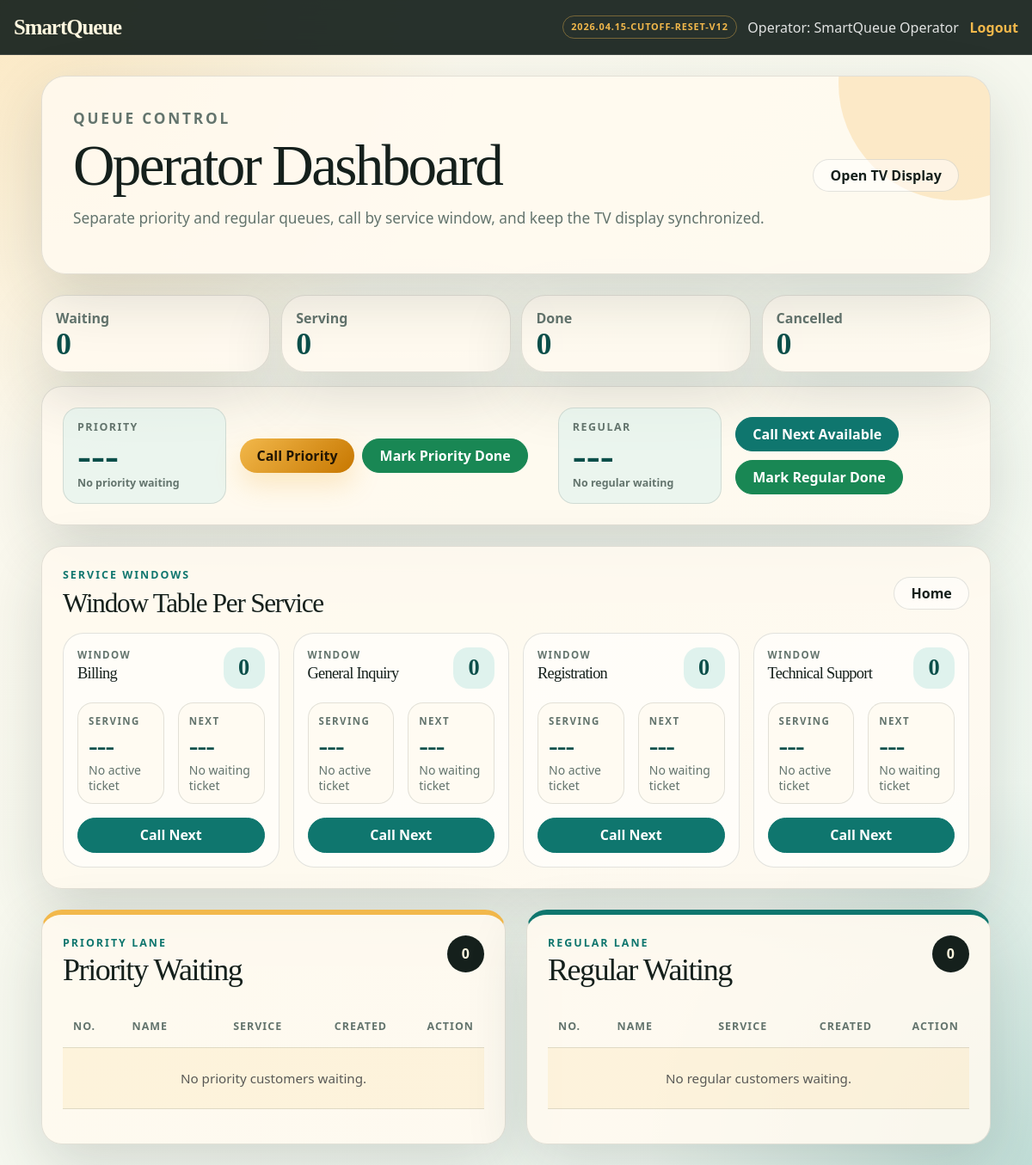
/admin_dashboard.php (signed in), run on the app's committed database.
### tables this page shows
CREATE TABLE IF NOT EXISTS services (
    id INT AUTO_INCREMENT PRIMARY KEY,
    service_name VARCHAR(120) NOT NULL UNIQUE,
    status ENUM('active', 'inactive') NOT NULL DEFAULT 'active',
    created_at TIMESTAMP NOT NULL DEFAULT CURRENT_TIMESTAMP,
    updated_at TIMESTAMP NOT NULL DEFAULT CURRENT_TIMESTAMP ON UPDATE CURRENT_TIMESTAMP
);

### functions.php (called while the page is built, shortened)
<?php
function e($value) {
    return htmlspecialchars((string) $value, ENT_QUOTES, 'UTF-8');
}
function asset($path) {
    return $path . '?v=' . rawurlencode(SMARTQUEUE_VERSION);
}
function hasRole($roles) {
    $roles = (array) $roles;
    return isset($_SESSION['role']) && in_array($_SESSION['role'], $roles, true);
}
function isAdmin() {
    return hasRole('admin');
}
function getCurrentServingByPriority($conn, $priorityType) {
    $stmt = $conn->prepare("SELECT q.*, s.service_name FROM queue q LEFT JOIN services s ON q.service_id = s.id WHERE q.status = 'serving' AND q.archived_at IS NULL AND q.priority_type = ? ORDER BY q.served_at ASC, q.id ASC LIMIT 1");
    $stmt->bind_param('s', $priorityType);
    $stmt->execute();
    return $stmt->get_result()->fetch_assoc();
}
function getNextWaiting($conn, $serviceId = null) {
    if ($serviceId !== null) {
        $stmt = $conn->prepare("SELECT q.*, s.service_name FROM queue q LEFT JOIN services s ON q.service_id = s.id WHERE q.status = 'waiting' AND q.archived_at IS NULL AND q.service_id = ? ORDER BY q.priority_type = 'priority' DESC, q.id ASC LIMIT 1");
        $stmt->bind_param('i', $serviceId);
        $stmt->execute();
        return $stmt->get_result()->fetch_assoc();
    }
    $result = $conn->query("SELECT q.*, s.service_name FROM queue q LEFT JOIN services s ON q.service_id = s.id WHERE q.status = 'waiting' AND q.archived_at IS NULL ORDER BY q.priority_type = 'priority' DESC, q.id ASC LIMIT 1");
    return $result ? $result->fetch_assoc() : null;
}
function getNextWaitingByPriority($conn, $priorityType) {
    $stmt = $conn->prepare("SELECT q.*, s.service_name FROM queue q LEFT JOIN services s ON q.service_id = s.id WHERE q.status = 'waiting' AND q.archived_at IS NULL AND q.priority_type = ? ORDER BY q.id ASC LIMIT 1");
    $stmt->bind_param('s', $priorityType);
    $stmt->execute();
    return $stmt->get_result()->fetch_assoc();
}
function getWaitingQueuesByPriority($conn, $priorityType, $limit = 50) {
    $limit = max(1, min(100, (int) $limit));
    $stmt = $conn->prepare("SELECT q.*, s.service_name FROM queue q LEFT JOIN services s ON q.service_id = s.id WHERE q.status = 'waiting' AND q.archived_at IS NULL AND q.priority_type = ? ORDER BY q.id ASC LIMIT {$limit}");
    $stmt->bind_param('s', $priorityType);
    $stmt->execute();
    return $stmt->get_result()->fetch_all(MYSQLI_ASSOC);
}
function getServiceWindows($conn) {
    $services = [];
    $result = $conn->query("SELECT id, service_name, status FROM services WHERE status = 'active' ORDER BY service_name ASC");
    while ($service = $result->fetch_assoc()) {
        $serviceId = (int) $service['id'];
        $servingStmt = $conn->prepare("SELECT q.* FROM queue q WHERE q.service_id = ? AND q.status = 'serving' AND q.archived_at IS NULL ORDER BY q.served_at ASC, q.id ASC LIMIT 1");
        $waitingStmt = $conn->prepare("SELECT COUNT(*) AS total FROM queue WHERE service_id = ? AND status = 'waiting' AND archived_at IS NULL");
        $next = getNextWaiting($conn, $serviceId);
        $serving = null;
        $waitingTotal = 0;
        if ($servingStmt) {
            $servingStmt->bind_param('i', $serviceId);
            $servingStmt->execute();
            $serving = $servingStmt->get_result()->fetch_assoc();
        }
        if ($waitingStmt) {
            $waitingStmt->bind_param('i', $serviceId);
            $waitingStmt->execute();
            $row = $waitingStmt->get_result()->fetch_assoc();
            $waitingTotal = (int) ($row['total'] ?? 0);
        }
        $services[] = [
            'id' => $serviceId,
            'service_name' => $service['service_name'],
            'serving' => $serving,
            'next' => $next,
            'waiting_total' => $waitingTotal,
        ];
    }
    return $services;
}
function getQueueCounts($conn) {
    $counts = ['waiting' => 0, 'serving' => 0, 'done' => 0, 'cancelled' => 0];
    $result = $conn->query("SELECT status, COUNT(*) AS total FROM queue WHERE archived_at IS NULL GROUP BY status");
    return $counts;
}

### admin_dashboard.php (the view, shortened to what this page needs)
<?php
include 'config.php';
include 'functions.php';
$isAdminUser = isAdmin();
$priorityServing = getCurrentServingByPriority($conn, 'priority');
$regularServing = getCurrentServingByPriority($conn, 'regular');
$nextPriority = getNextWaitingByPriority($conn, 'priority');
$nextRegular = getNextWaitingByPriority($conn, 'regular');
$counts = getQueueCounts($conn);
$priorityQueues = getWaitingQueuesByPriority($conn, 'priority');
$regularQueues = getWaitingQueuesByPriority($conn, 'regular');
$serviceWindows = getServiceWindows($conn);
function renderWaitingTable($rows, $emptyMessage) {
    ?>
    <div class="table-responsive">
        <table class="table align-middle app-table queue-lane-table">
            <thead>
                <tr>
                    <th>No.</th>
                    <th>Name</th>
                    <th>Service</th>
                    <th>Created</th>
                    <th>Action</th>
                </tr>
            </thead>
            <tbody>
                <?php if (count($rows) > 0): ?>
                    <?php foreach ($rows as $row): ?>
                        <tr>
                            <td><strong><?= e(queueTicket($row)) ?></strong></td>
                            <td><?= e($row['name']) ?></td>
                            <td><?= e($row['service_name'] ?? 'N/A') ?></td>
                            <td><?= e($row['created_at']) ?></td>
                            <td>
                                <form method="POST" class="m-0">
                                    <input type="hidden" name="queue_id" value="<?= e($row['id']) ?>">
                                    <button name="action" value="cancel_queue" class="btn btn-sm btn-outline-danger">Cancel</button>
                                </form>
                            </td>
                        </tr>
                    <?php endforeach; ?>
                <?php else: ?>
                    <tr><td colspan="5" class="text-center text-muted py-4"><?= e($emptyMessage) ?></td></tr>
                <?php endif; ?>
            </tbody>
        </table>
    </div>
    <?php
}
?>
<!DOCTYPE html>
<html lang="en">
<head>
    <link href="https://cdn.jsdelivr.net/npm/bootstrap@5.3.3/dist/css/bootstrap.min.css" rel="stylesheet">
    <link rel="stylesheet" href="<?= e(asset('style.css')) ?>">
</head>
<body>
<nav class="navbar app-nav px-3">
    <a class="navbar-brand" href="index.php">SmartQueue</a>
    <div class="ms-auto nav-user">
        <span class="version-badge"><?= e(SMARTQUEUE_VERSION) ?></span>
        <?= e(ucfirst($_SESSION['role'])) ?>: <?= e($_SESSION['full_name']) ?>
        <a href="logout.php">Logout</a>
    </div>
</nav>
<main class="container-fluid admin-shell py-4 px-lg-5" id="queue-workspace">
    <section class="hero-panel admin-hero mb-4">
        <div>
            <p class="eyebrow">Queue Control</p>
            <h1><?= $isAdminUser ? 'Admin Dashboard' : 'Operator Dashboard' ?></h1>
            <p>Separate priority and regular queues, call by service window, and keep the TV display synchronized.</p>
        </div>
        <div class="hero-actions">
            <a href="tv_display.php" class="btn btn-ghost" target="_blank">Open TV Display</a>
        </div>
    </section>
    <section class="admin-metrics-row mb-4" aria-label="Queue summary">
        <div class="metric-card"><span>Waiting</span><strong><?= $counts['waiting'] ?></strong></div>
        <div class="metric-card"><span>Serving</span><strong><?= $counts['serving'] ?></strong></div>
        <div class="metric-card"><span>Done</span><strong><?= $counts['done'] ?></strong></div>
        <div class="metric-card"><span>Cancelled</span><strong><?= $counts['cancelled'] ?></strong></div>
    </section>
    <section class="panel-card compact-control-strip mb-4" id="priority-workspace">
        <div class="compact-control-status">
            <span>Priority</span>
            <strong><?= $priorityServing ? e(queueTicket($priorityServing)) : '---' ?></strong>
            <small><?= $priorityServing ? e($priorityServing['name']) : ($nextPriority ? 'Next: ' . queueTicket($nextPriority) : 'No priority waiting') ?></small>
        </div>
        <form method="POST" class="compact-control-actions">
            <button type="submit" name="action" value="call_priority" class="btn btn-priority">Call Priority</button>
            <button type="submit" name="action" value="mark_priority_done" class="btn btn-success">Mark Priority Done</button>
        </form>
        <div class="compact-control-status" id="regular-workspace">
            <span>Regular</span>
            <strong><?= $regularServing ? e(queueTicket($regularServing)) : '---' ?></strong>
            <small><?= $regularServing ? e($regularServing['name']) : ($nextRegular ? 'Next: ' . queueTicket($nextRegular) : 'No regular waiting') ?></small>
        </div>
        <form method="POST" class="compact-control-actions">
            <button type="submit" name="action" value="call_next" class="btn btn-brand">Call Next Available</button>
            <button type="submit" name="action" value="mark_done" class="btn btn-success">Mark Regular Done</button>
        </form>
    </section>
    <section class="panel-card mb-4" id="service-windows">
        <div class="d-flex flex-wrap align-items-center justify-content-between gap-2 mb-3">
            <div>
                <p class="eyebrow mb-1">Service Windows</p>
                <h2 class="mb-0">Window Table Per Service</h2>
            </div>
            <a href="index.php" class="btn btn-ghost">Home</a>
        </div>
        <div class="service-window-grid">
            <?php if (count($serviceWindows) > 0): ?>
                <?php foreach ($serviceWindows as $window): ?>
                    <article class="service-window-card">
                        <div class="service-window-head">
                            <div>
                                <span>Window</span>
                                <h3><?= e($window['service_name']) ?></h3>
                            </div>
                            <strong><?= e($window['waiting_total']) ?></strong>
                        </div>
                        <div class="window-slots">
                            <div>
                                <span>Serving</span>
                                <?php if ($window['serving']): ?>
                                    <strong><?= e(queueTicket($window['serving'])) ?></strong>
                                    <small><?= e($window['serving']['name']) ?></small>
                                <?php else: ?>
                                    <strong>---</strong>
                                    <small>No active ticket</small>
                                <?php endif; ?>
                            </div>
                            <div>
                                <span>Next</span>
                                <?php if ($window['next']): ?>
                                    <strong><?= e(queueTicket($window['next'])) ?></strong>
                                    <small><?= e(priorityLabel($window['next']['priority_type'])) ?></small>
                                <?php else: ?>
                                    <strong>---</strong>
                                    <small>No waiting ticket</small>
                                <?php endif; ?>
                            </div>
                        </div>
                        <form method="POST" class="window-actions">
                            <?php if ($window['serving']): ?>
                                <input type="hidden" name="queue_id" value="<?= e($window['serving']['id']) ?>">
                                <input type="hidden" name="return_anchor" value="service-windows">
                                <button name="action" value="mark_done" class="btn btn-success w-100">Mark Done</button>
                            <?php else: ?>
                                <button name="action" value="call_next_service" class="btn btn-brand w-100">Call Next</button>
                            <?php endif; ?>
                        </form>
                    </article>
                <?php endforeach; ?>
            <?php else: ?>
                <p class="text-muted mb-0">No active services yet. Add services below to create service windows.</p>
            <?php endif; ?>
        </div>
    </section>
    <div class="row g-4 align-items-stretch" id="waiting-lanes">
        <div class="col-xl-6">
            <section class="panel-card queue-lane priority-lane">
                <div class="lane-title">
                    <div>
                        <p class="eyebrow mb-1">Priority Lane</p>
                        <h2>Priority Waiting</h2>
                    </div>
                    <span><?= count($priorityQueues) ?></span>
                </div>
                <?php renderWaitingTable($priorityQueues, 'No priority customers waiting.'); ?>
            </section>
        </div>
        <div class="col-xl-6">
            <section class="panel-card queue-lane regular-lane">
                <div class="lane-title">
                    <div>
                        <p class="eyebrow mb-1">Regular Lane</p>
                        <h2>Regular Waiting</h2>
                    </div>
                    <span><?= count($regularQueues) ?></span>
                </div>
            </section>
        </div>
    </div>
</main>
</body>
</html>

### data on the page
services: service_name "Billing", waiting_total "0"
services: service_name "General Inquiry", waiting_total "0"
services: service_name "Registration", waiting_total "0"
services: service_name "Technical Support", waiting_total "0"

### other printed values
SMARTQUEUE_VERSION "2026.04.15-CUTOFF-RESET-V12"
$_SESSION['role'] "Operator"
$_SESSION['full_name'] "SmartQueue Operator"
$counts['waiting'] "0"
$counts['serving'] "0"
$counts['done'] "0"
$counts['cancelled'] "0"
count($priorityQueues) "0"
$emptyMessage "No priority customers waiting. No regular customers waiting."
count($regularQueues) "0"
